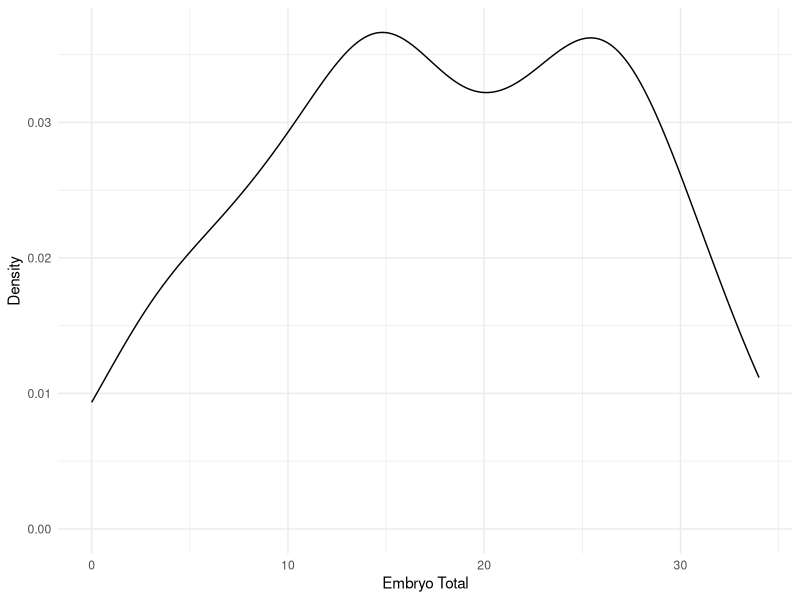
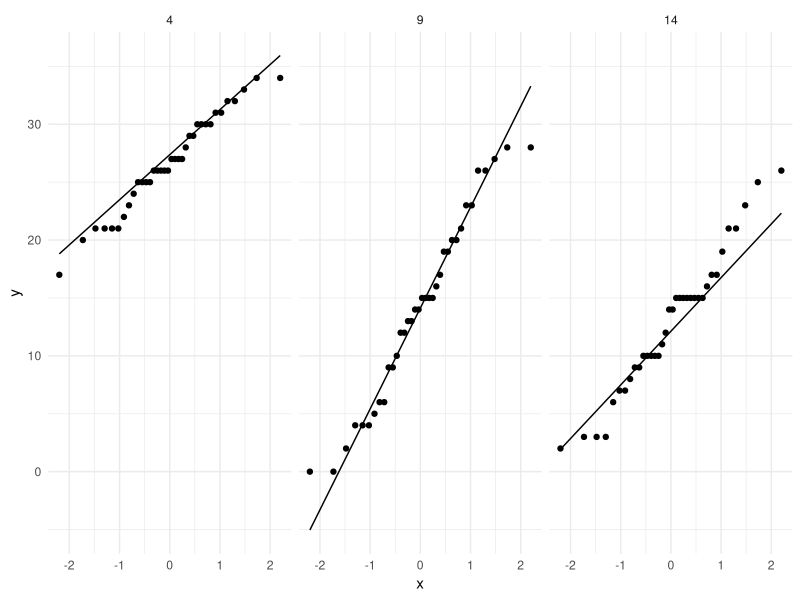

The R source for these figures, in order: (Note: this script raises an error after producing the figures.)
## ---- chunk 1
knitr::opts_chunk$set(
  echo = TRUE, # Display code chunks
  eval = TRUE, # Evaluate code chunks
  warning = FALSE, # Hide warnings
  message = FALSE, # Hide messages
  comment = "" # Prevents appending '##' to beginning of lines in code output)
 )        
## ---- chunk 2
install.packages("emmeans")
## ---- chunk 3
library(tidyverse)
library(emmeans)
## ---- chunk 4
tidy_bros <- read.csv("../data/output/tidy_bros.csv")
tidy_vials <- read.csv("../data/output/tidy_vials.csv")
## ---- chunk 5
tidy_vials <- tidy_vials %>%
  mutate(
    treatment = factor(
      treatment,
      levels = c("control", "low", "mid", "high"),
      ordered = TRUE
    ),
    hpf = factor(hpf, levels = c(4, 9, 14), ordered = TRUE)
  )
## ---- chunk 6
ggplot(tidy_vials, aes(x = n_embryos, fill = hpf_factor)) +
  geom_density(alpha = 0.4) +
  labs(x = "Embryo Total", y = "Density") +
  #scale_fill_brewer(palette = "Set2") +
  theme_minimal()

## ---- chunk 7
ggplot(tidy_vials, aes(sample = n_embryos)) +
  stat_qq() +
  stat_qq_line() +
  facet_wrap(~ hpf) +
  theme_minimal()

## ---- chunk 8
tidy_vials %>%
  group_by(hpf) %>%
  summarise(shapiro_p = shapiro.test(n_embryos)$p.value)
## ---- chunk 9
# Calculate mean and SD for each hpf group
summary_data <- tidy_vials %>%
  group_by(hpf, treatment) %>%
  summarise(
    mean_embryo = mean(n_embryos),
    sd_embryo = sd(n_embryos),
    .groups = "drop"
  )

print(summary_data)
## ---- chunk 10
anova_result <- aov(n_embryos ~ hpf * treatment, data = tidy_vials)
## ---- chunk 11
summary(anova_result)
## ---- chunk 12
TukeyHSD(anova_result)
## ---- chunk 13
ggplot(tidy_vials, aes(x = n_viable, fill = hpf)) +
  geom_density(alpha = 0.4) +
  labs(x = "Counts of viable embryos", y = "Density") +
  #scale_fill_brewer(palette = "Set2") +
  theme_minimal()

ggsave("../plots/density_viable.png", width = 8, height = 6, dpi = 300)
## ---- chunk 14
ggplot(tidy_vials, aes(sample = n_viable)) +
  stat_qq() +
  stat_qq_line() +
  facet_wrap(~ hpf) +
  theme_minimal()
## ---- chunk 15
tidy_vials %>%
  group_by(hpf) %>%
  summarise(shapiro_p = shapiro.test(n_viable)$p.value)
## ---- chunk 16
# Calculate mean and SD for each hpf group
summary_data <- tidy_vials %>%
  group_by(hpf, treatment) %>%
  summarise(
    mean_embryo = mean(n_viable),
    sd_embryo = sd(n_viable),
    .groups = "drop"
  )

print(summary_data)
## ---- chunk 17
anova_result <- aov(n_viable ~ hpf * treatment, data = tidy_vials)
## ---- chunk 18
summary(anova_result)
## ---- chunk 19
emmeans(anova_result, pairwise ~ treatment | hpf)
## ---- chunk 20
emm_df <- as.data.frame(emmeans(anova_result, ~ treatment | hpf))
ggplot(emm_df, aes(treatment, emmean, color = treatment)) +
  geom_point(size = 3) +
  geom_errorbar(aes(ymin = lower.CL, ymax = upper.CL), width = 0.2) +
  facet_wrap(~ hpf) +
  labs(y = "Estimated developmental index", x = "Treatment",
       title = "Treatment effects on survival across hpf") +
  theme_minimal() +
  theme(legend.position = "none")
